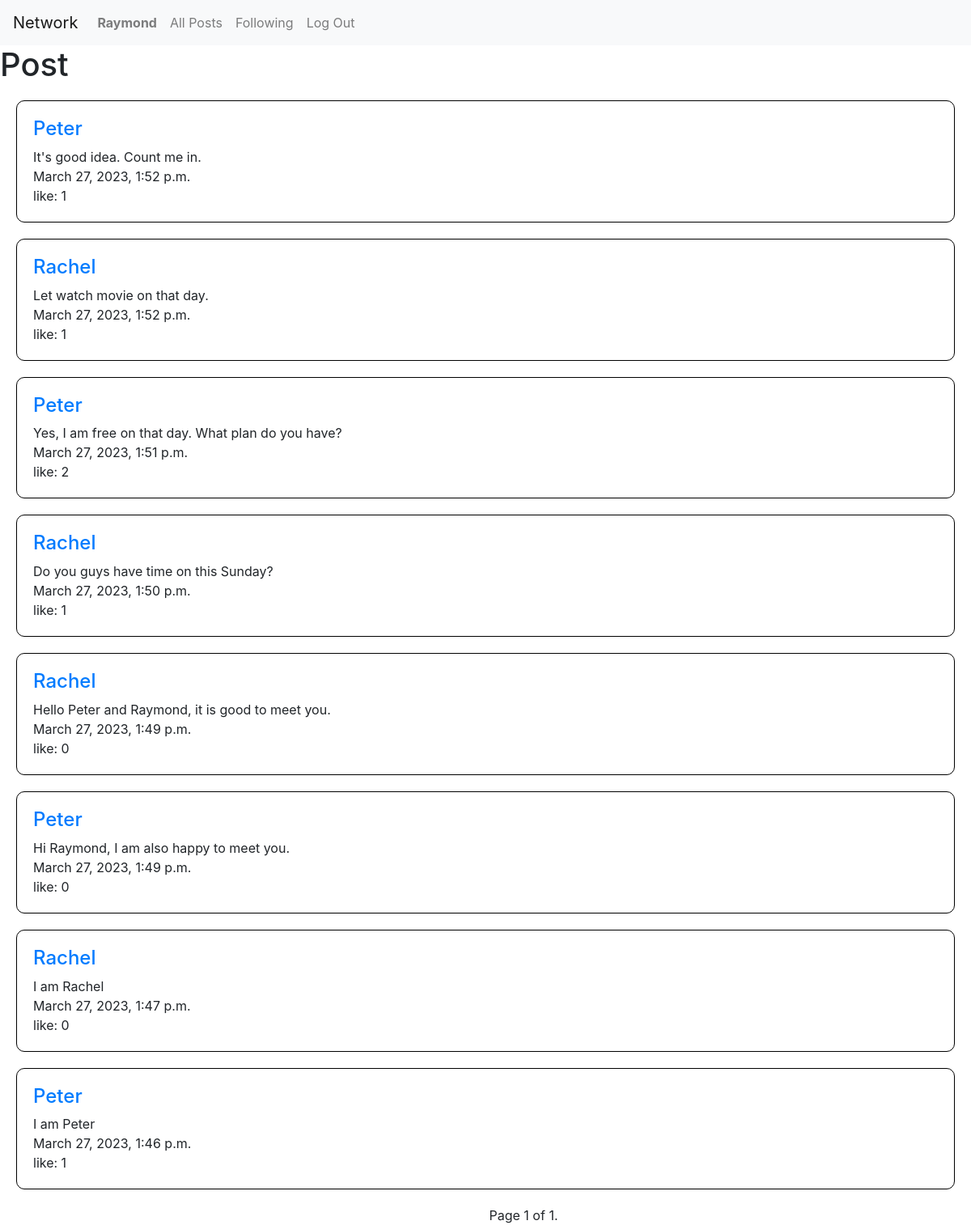
Screenshot of /following (signed in) with the database file from the repository.
### network/models.py (models this page shows, shortened)
class User(AbstractUser):
    pass

class Post(models.Model):
    content = models.CharField(max_length=1000)
    writer = models.ForeignKey(User, on_delete=models.CASCADE, related_name = "post")
    time = models.DateTimeField(auto_now_add=True)
    like_no = models.PositiveIntegerField(default=0)
    liked_user = models.ManyToManyField(User, blank=True, related_name = "liked_post")

### network/views.py (the view)
# urls.py: path("following", views.following, name="following"),
@login_required(login_url='login')
def following(request):
    followed_user = Follow.objects.filter(to_follow=request.user.id)
    followed_post = Post.objects.none()
    for user in followed_user:
        post_list = Post.objects.filter(writer=user.be_followed)
        followed_post = followed_post|post_list
    followed_post=followed_post.order_by('-time')
    p = Paginator(followed_post,10)
    page_number = request.GET.get('page')
    page_obj = p.get_page(page_number)
    return render(request, "network/following.html",{
        "user_post": page_obj
    })

### network/templates/network/following.html (shortened to what this page needs)
{% extends "network/layout.html" %}
{% block body %}
    <h1>Post</h1>
    {% for item in user_post %}
        <div class="post_box">
            <a href = "{% url 'profile' item.writer.id %}"><h4>{{ item.writer }}</h4></a>
            {{ item.content}}
            <br>
            {{item.time}}
            <br>
            like: {{item.like_no}}
        </div>
    {% empty %}
        <div class="post_box">There is no post currently.</div>
    {% endfor %}
    <div class = "pagination">
        <span class="step-links">
            <div class="current">
                Page {{ user_post.number }} of {{ user_post.paginator.num_pages }}.
            </div>
        </span>
    </div>
{% endblock %}

### network/templates/network/layout.html (shortened to what this page needs)
{% load static %}
<!DOCTYPE html>
<html lang="en">
    <head>
        <link rel="stylesheet" href="https://stackpath.bootstrapcdn.com/bootstrap/4.4.1/css/bootstrap.min.css">
        <link href="{% static 'network/styles.css' %}" rel="stylesheet">
    </head>
    <body>
        <nav class="navbar navbar-expand-lg navbar-light bg-light">
            <a class="navbar-brand" href="{% url 'index' %}">Network</a>
            <div>
              <ul class="navbar-nav mr-auto">
                {% if user.is_authenticated %}
                    <li class="nav-item">
                        <a class="nav-link" href="{% url 'profile' user.id %}"><strong>{{ user.username }}</strong></a>
                    </li>
                {% endif %}
                <li class="nav-item">
                  <a class="nav-link" href="{% url 'index' %}">All Posts</a>
                </li>
                {% if user.is_authenticated %}
                    <li class="nav-item">
                        <a class="nav-link" href="{% url 'following' %}">Following</a>
                    </li>
                    <li class="nav-item">
                        <a class="nav-link" href="{% url 'logout' %}">Log Out</a>
                    </li>
                {% endif %}
              </ul>
            </div>
          </nav>
        <div class="body">
            {% block body %}
            {% endblock %}
        </div>
    </body>
</html>

### network/static/network/styles.css (style rules this page uses)
.post_box { border: 1px solid black; border-radius: 10px; margin: 20px; padding: 20px; }
.pagination { text-align: center; position: absolute; left:50%; }
.current { display: inline-block; }

### rows the page displays
User: username "Raymond"
Post: writer "Peter", content "It's good idea. Count me in.", time "March 27, 2023, 1:52 p.m.", like_no "1"
Post: writer "Rachel", content "Let watch movie on that day.", time "March 27, 2023, 1:52 p.m.", like_no "1"
Post: writer "Peter", content "Yes, I am free on that day. What plan do you have?", time "March 27, 2023, 1:51 p.m.", like_no "2"
Post: writer "Rachel", content "Do you guys have time on this Sunday?", time "March 27, 2023, 1:50 p.m.", like_no "1"
Post: writer "Rachel", content "Hello Peter and Raymond, it is good to meet you.", time "March 27, 2023, 1:49 p.m.", like_no "0"
Post: writer "Peter", content "Hi Raymond, I am also happy to meet you.", time "March 27, 2023, 1:49 p.m.", like_no "0"
Post: writer "Rachel", content "I am Rachel", time "March 27, 2023, 1:47 p.m.", like_no "0"
Post: writer "Peter", content "I am Peter", time "March 27, 2023, 1:46 p.m.", like_no "1"

### other values shown
{{ user_post.number }} "1"
{{ user_post.paginator.num_pages }} "1"
